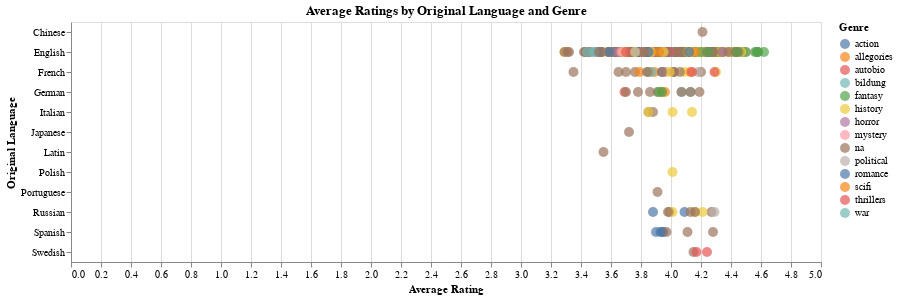

Notebook cell for this chart:
### Code cell
chart = alt.Chart(df).mark_circle(size=100).encode(
    x=alt.X('gr_avg_rating', title='Average Rating'),
    y=alt.Y('orig_lang', title='Original Language'),
    color=alt.Color('genre', title='Genre'),
    tooltip=['orig_lang', 'gr_avg_rating', 'genre']
).properties(
    width=750, 
    title='Average Ratings by Original Language and Genre'
)
chart

### Figure 1 — Vega-Lite specification as saved in the notebook (floating-point values rounded to 4 significant figures; data arrays with more than 128 entries replaced by an {"elided": "..."} marker saying what was removed)
{"config": {"view": {"continuousWidth": 300, "continuousHeight": 300}}, "data": {"name": "data-d56edf937a6c4ddd96e641e336681b17"}, "mark": {"type": "circle", "size": 100}, "encoding": {"color": {"field": "genre", "title": "Genre", "type": "nominal"}, "tooltip": [{"field": "orig_lang", "type": "nominal"}, {"field": "gr_avg_rating", "type": "quantitative"}, {"field": "genre", "type": "nominal"}], "x": {"field": "gr_avg_rating", "title": "Average Rating", "type": "quantitative"}, "y": {"field": "orig_lang", "title": "Original Language", "type": "nominal"}}, "title": "Average Ratings by Original Language and Genre", "width": 750, "$schema": "https://vega.github.io/schema/vega-lite/v5.20.1.json", "datasets": {"data-d56edf937a6c4ddd96e641e336681b17": {"elided": "500 records"}}}
